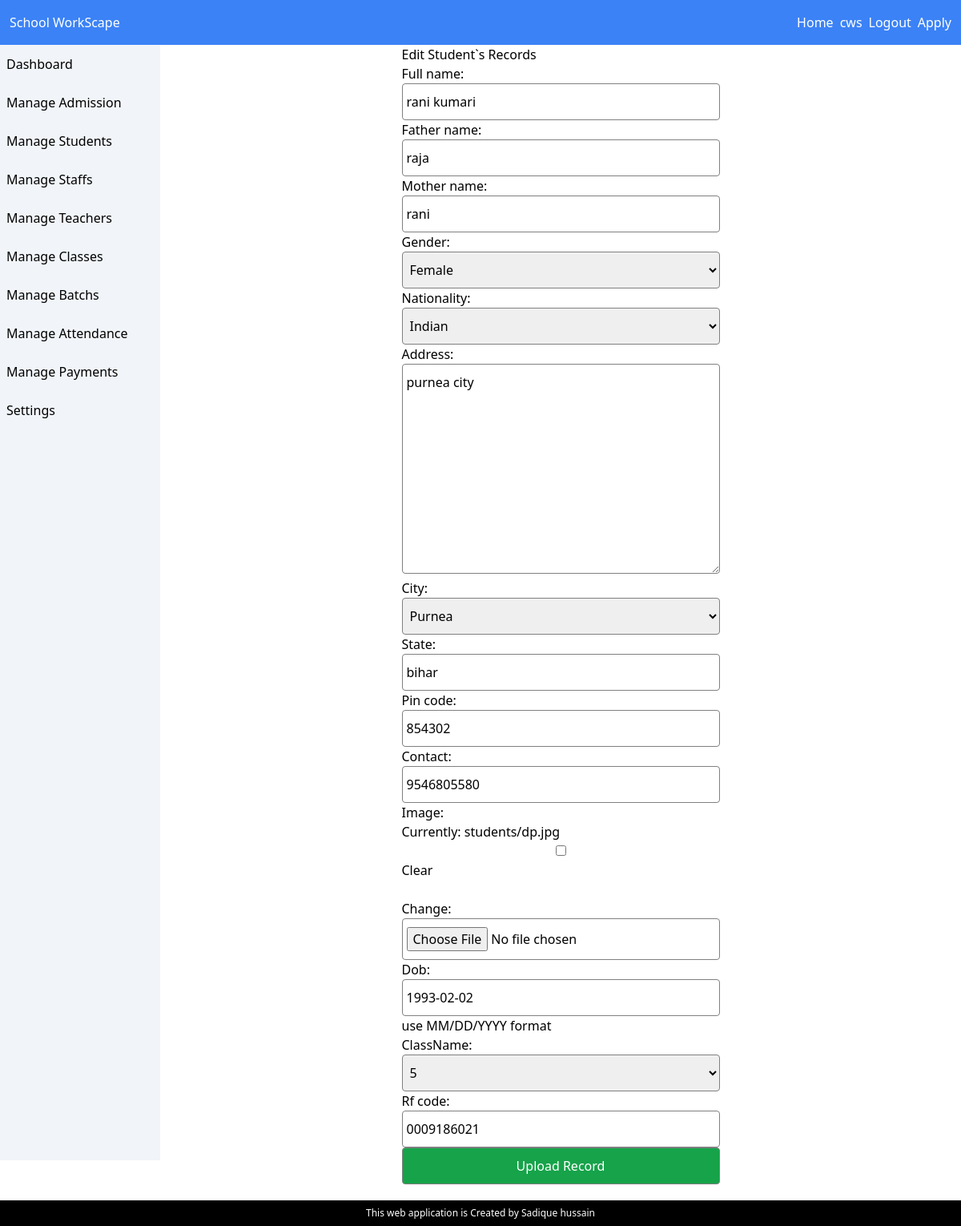
The app's page /manage/student/2/edit/ (signed in) with its own data.
### schoolwork/models.py (models this page shows, shortened)
class Student(models.Model):
    full_name = models.CharField(max_length=200)
    father_name = models.CharField(max_length=200)
    mother_name = models.CharField(max_length=200)
    gender = models.CharField(max_length=10,choices=GENDER)
    nationality = models.CharField(max_length=20, choices=(("Indian","Indian"),("Other","Other")))
    address = models.TextField()
    city = models.CharField(max_length=30,choices=(("Purnea","Purnea"),("Bhagalpur","Bhagalpur")))
    state = models.CharField(max_length=200)
    pin_code = models.IntegerField()
    contact = models.CharField(max_length=15)
    image = models.ImageField(upload_to="students/",null=True,blank=True)
    dob = models.DateField(help_text="use MM/DD/YYYY format")
    className = models.ForeignKey("Classes",on_delete=models.CASCADE)
    isApproved = models.BooleanField(default=False)
    rf_code = models.CharField(max_length=100, blank=True, null=True,unique=True)

class Classes(models.Model):
    className = models.CharField(max_length=200,choices=CLASSLIST)
    def __str__(self):
        return self.className

### schoolwork/views.py (the view)
# urls.py: path("manage/student/<int:id>/edit/", editStudent, name="editStudent"),
@login_required()
def editStudent(r, id):
    std = Student.objects.get(pk=id)
    form = EditStudentForm(r.POST or None,r.FILES or None, instance=std)
    if r.method == "POST":
        if form.is_valid():
            form.save()
            return redirect(manageStudents)
    return render(r, "admin/editStudent.html", {"form":form})

### schoolwork/forms.py
class EditStudentForm(ModelForm):
    class Meta:
        model = Student
        exclude = ("isApproved",)

### templates/admin/editStudent.html (shortened to what this page needs)
{% extends 'admin/adminBase.html' %}
{% block 'admin-content' %}
    <div class="flex">
            <div class="1/2 mx-auto">
                <div class="">
                    <h1>Edit Student`s Records</h1>
                </div>
                <form action="" method="post" enctype="multipart/form-data">
                    {{ form }}
                    <input type="submit" value="Upload Record" class="bg-green-600 hover:bg-gren-700 text-white px-3 py-2 w-full">
                </form>
            </div>
    </div>
{% endblock  %}

### templates/base.html (shortened to what this page needs)
<!DOCTYPE html>
<html lang="en">
<head>
    <script src="https://cdn.tailwindcss.com"></script>
</head>
<body>
    <div class="flex bg-blue-500 px-3 py-4 text-white justify-between">
        <h1>School WorkScape</h1>
        <div class="flex items-center gap-2">
            <a href="{% url 'homepage' %}" class="">Home</a>
            {% if user.is_authenticated %}
                <a href="{% url 'login' %}" class="">{{ user.username }}</a>
                <a href="{% url 'logout' %}" class="">Logout</a>
            {% else %}
                <a href="{% url 'login' %}" class="">Login</a>
            {% endif %}
            <a href="{% url 'apply' %}" class="">Apply</a>
        </div>
    </div>
    {% block 'content' %}{% endblock %}
    <div class="flex w-full bg-black mt-5 justify-center py-2">
            <p class="text-white text-xs">
                This web application is Created by Sadique hussain
            </p>
    </div>
</body>
</html>

### templates/base.html (style rules this page uses)
label { display: block; }
input,select,textarea { border:1px solid gray; padding: 10px 5px!important; border-radius: 4px; width: 100%; }

### records on screen
Student: full_name "rani kumari", father_name "raja", mother_name "rani", gender "Female", nationality "Indian", address "purnea city", city "Purnea", state "bihar", pin_code "854302", contact "9546805580", dob "1993-02-02", rf_code "0009186021"
Classes: className "5"

### other values on screen
{{ user.username }} "cws"
